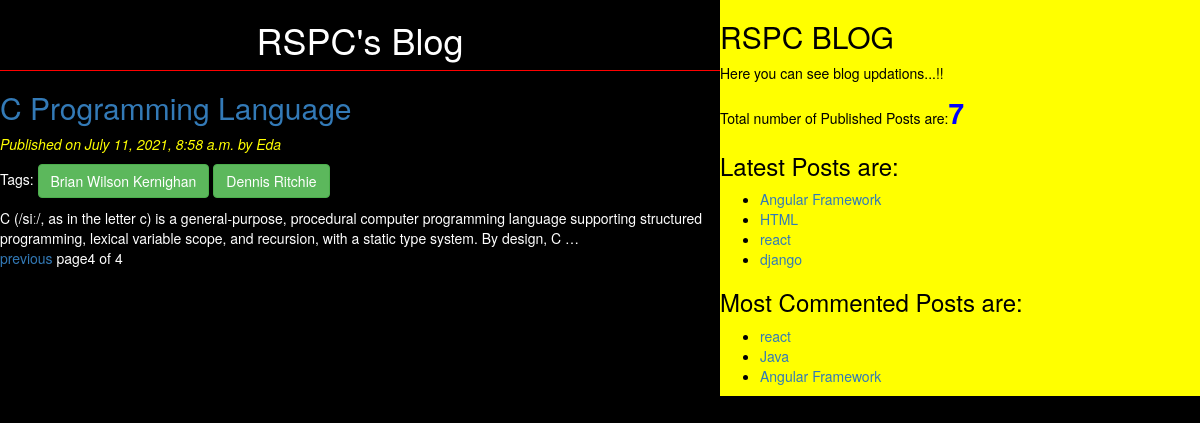
The app's page /postlist?page=4 with its own data.
### blog/models.py (models this page shows, shortened)
class Post(models.Model):
    Status_Choice=(('draft','Draft'),('published','Published'))
    title=models.CharField(max_length=50)
    slug=models.SlugField(max_length=50,unique_for_date="publish")
    author=models.ForeignKey(User,related_name='blog_posts',on_delete=models.CASCADE)
    body=models.TextField()
    publish=models.DateTimeField(default=timezone.now)
    created=models.DateTimeField(auto_now_add=True)
    updated=models.DateTimeField(auto_now=True)
    status=models.CharField(max_length=10,choices=Status_Choice,default='draft')
    tags=TaggableManager()
    class Meta:
        ordering=('-publish',)
    def get_absolute_url(self):
        return reverse('post_detail',args=[self.publish.year,self.publish.strftime('%m'),self.publish.strftime('%d'),self.slug])

### blog/views.py (the view)
# urls.py: url(r'^postlist', views.PostList_view),
def PostList_view(request,tag_slug=None):
    post_list=Post.objects.filter(status__exact='published')
    tag=None
    if tag_slug:
        tag=get_object_or_404(Tag,slug=tag_slug)
        post_list=post_list.filter(tags__in=[tag])
    paginator=Paginator(post_list,2)
    page_number=request.GET.get('page')#page is a predefined word
    try:
        post_list=paginator.page(page_number)
    except PageNotAnInteger:
        post_list=paginator.page(1)
    except EmptyPage:
        post_list=paginator.page(paginator.num_pages)
    return render(request,'blog/postlist.html',{'post_list':post_list,'tag':tag})

### blog/templatetags/blog_tags.py (called while the page is built)
@register.simple_tag(name='my_tags')
def total_posts(): #is a name of custom template tag
    post_list=Post.objects.filter(status__exact='published')
    return post_list.count()

@register.inclusion_tag('blog/latest_post.html')
def show_latest_post(count=3):
    post=Post.objects.filter(status__exact='published')
    latest_post=post.order_by('-publish')[:count]
    return{'latest_post':latest_post}

@register.simple_tag
def get_MostCommentedPost(cnt=3):
    return Post.objects.annotate(total_comments=Count('comments')).order_by('-total_comments') [:cnt]

### templates/blog/postlist.html (shortened to what this page needs)
{%extends 'blog/base.html'%}
{%block content%}
<h1>RSPC's Blog</h1>
{%for post in post_list%}
<a href="{{post.get_absolute_url}}"><h2>{{post.title}}</h2> </a>
<p id='date'>Published on {{post.publish}} by {{post.author}}</p>
<p>
  Tags:{%for tag in post.tags.all %}
  <a href="{%url 'post_list_by_tag_name' tag.slug%}" class= "btn btn-success ">{{tag.name}}</a>
{%endfor%}
</p>
{{post.body | truncatewords:30}}
{%endfor%}
{%include 'blog/pagination.html' with page=post_list%}
{%endblock%}

### templates/blog/base.html (shortened to what this page needs)
<!DOCTYPE html>
{%load static%}
{%load blog_tags%}
<html lang="en" dir="ltr">
  <head>
  <link rel="stylesheet" href="https://maxcdn.bootstrapcdn.com/bootstrap/3.3.7/css/bootstrap.min.css">
  <link rel="stylesheet" href="{%static "CSS/blog.css"%}">
  </head>
  <body>
    <div class="content">
      {%block content%}
      {%endblock%}
    </div>
    <div class="sidebar">
      <h2>RSPC BLOG</h2>
      <p>
        Here you can see blog updations...!!
      </p>
      <p> Total number of Published Posts are:<span id='pcount'>{%my_tags%}</span></p>
      <h3>Latest Posts are:</h3>{%show_latest_post 4%}
      <h3>Most Commented Posts are:</h3>{%get_MostCommentedPost as MostCommentedPost%}
      <ul>
      {%for post in MostCommentedPost%}
      <li><a href="{{post.get_absolute_url}}">{{post.title}}</a></li>
      {%endfor%}
     </ul>
    </div>
  </body>
</html>

### templates/blog/latest_post.html (shortened to what this page needs)
<!DOCTYPE html>
<html lang="en" dir="ltr">
  <head>
  </head>
  <body>
    <ul>
      {%for post in latest_post%}
      <li><a href="{{post.get_absolute_url}}">{{post.title}}</a></li>
      {%endfor%}
    </ul>
  </body>
</html>

### static/CSS/blog.css (style rules this page uses)
.content { background: black; width: 60%; float: left; }
.sidebar { background: yellow; width: 40%; float: right; color: black; }
h1 { text-align: center; border-bottom: 1px solid red; padding-bottom: 10px; }
body { color: white; background: black; }
#date { color: yellow; font-size: 14px; font-style: italic; }
#pcount { font-size: 28px; color: blue; font-weight: bold; }

### records on screen
Post: title "C Programming Language", publish "July 11, 2021, 8:58 a.m.", author "Eda", body "C (/siː/, as in the letter c) is a general-purpose, procedural computer programming language supporting structured programming, lexical variable scope, and recursion, with a static type system. By design, C …"
Tag: name "Brian Wilson Kernighan"
Tag: name "Dennis Ritchie"
Post: title "Angular Framework"
Post: title "HTML"
Post: title "react"
Post: title "django"
Post: title "Java"

### other values on screen
{{ page.number }} "4"
{{ page.paginator.num_pages }} "4"
